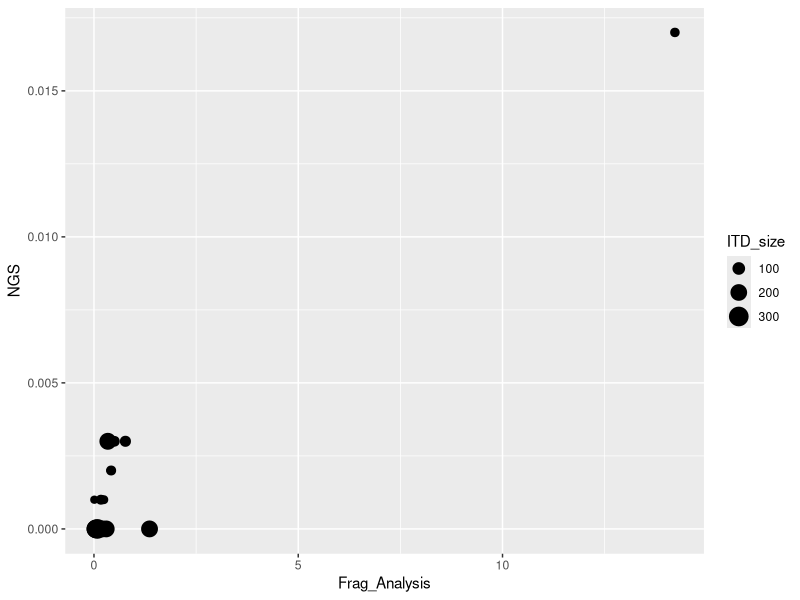

This figure's R source:
library(ggplot2)
png("/home/shjn/PycharmProjects/mypipeline/aml/static/aml/all_samples.png")
Frag_Analysis <- c(0.24, 0.17, 0.04, 0.21, 0.1, 0.77, 0.5, 0.01, 14.22, 0.01, 0.34, 0.04, 0.16, 0.01, 0.42, 0.3, 0.04, 0.36, 0.1, 0.02, 0.008, 0.4, 0.04, 1.36, 0.08, 0.43, 0.2)
NGS <- c(0.001, 0.001, 0.000, 0.000, 0.000, 0.003, 0.003, 0.000, 0.017, 0.000, 0.003, 0.000, 0.000, 0.001, 0.002, 0.000, 0.000, 0.002, 0.000, 0.000, 0.000, 0.003, 0.000, 0.000, 0.000, 0.002, 0.000)
ITD_size <- c(45, 57, 72, 81, 120, 72, 66, 84, 51, 30, 207, 243, 45, 39, 57, 204, 246, 24, 72, 27, 34, 42, 54, 205, 302, 33, 205)
df <- data.frame(Frag_Analysis, NGS, ITD_size)
p <- ggplot(data = df, aes(x = Frag_Analysis, NGS))
p + geom_point(aes(size=ITD_size))
dev.off()
